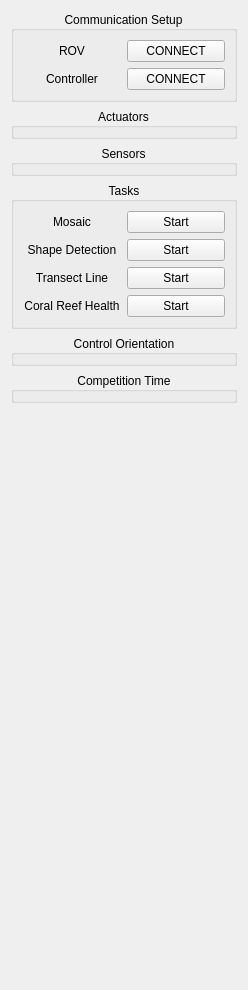
              <widget class="QWidget" name="scrollAreaWidgetContents_3">
               <property name="geometry">
                <rect>
                 <x>0</x>
                 <y>0</y>
                 <width>248</width>
                 <height>990</height>
                </rect>
               </property>
               <layout class="QGridLayout" name="gridLayout_10">
                <item row="2" column="0">
                 <spacer name="verticalSpacer">
                  <property name="orientation">
                   <enum>Qt::Vertical</enum>
                  </property>
                  <property name="sizeHint" stdset="0">
                   <size>
                    <width>20</width>
                    <height>40</height>
                   </size>
                  </property>
                 </spacer>
                </item>
                <item row="0" column="0">
                 <layout class="QVBoxLayout" name="verticalLayout">
                  <item>
                   <widget class="QGroupBox" name="group_box_comms_connect">
                    <property name="title">
                     <string>Communication Setup</string>
                    </property>
                    <property name="alignment">
                     <set>Qt::AlignCenter</set>
                    </property>
                    <layout class="QGridLayout" name="gridLayout_4">
                     <item row="0" column="1">
                      <widget class="QPushButton" name="control_rov_connect">
                       <property name="sizePolicy">
                        <sizepolicy hsizetype="Preferred" vsizetype="Preferred">
                         <horstretch>0</horstretch>
                         <verstretch>0</verstretch>
                        </sizepolicy>
                       </property>
                       <property name="minimumSize">
                        <size>
                         <width>0</width>
                         <height>0</height>
                        </size>
                       </property>
                       <property name="text">
                        <string>CONNECT</string>
                       </property>
                       <property name="checkable">
                        <bool>true</bool>
                       </property>
                      </widget>
                     </item>
                     <item row="1" column="1">
                      <widget class="QPushButton" name="control_controller_connect">
                       <property name="sizePolicy">
                        <sizepolicy hsizetype="Preferred" vsizetype="Preferred">
                         <horstretch>0</horstretch>
                         <verstretch>0</verstretch>
                        </sizepolicy>
                       </property>
                       <property name="minimumSize">
                        <size>
                         <width>0</width>
                         <height>0</height>
                        </size>
                       </property>
                       <property name="text">
                        <string>CONNECT</string>
                       </property>
                       <property name="checkable">
                        <bool>true</bool>
                       </property>
                      </widget>
                     </item>
                     <item row="0" column="0">
                      <widget class="QLabel" name="label_3">
                       <property name="text">
                        <string>ROV</string>
                       </property>
                       <property name="alignment">
                        <set>Qt::AlignCenter</set>
                       </property>
                      </widget>
                     </item>
                     <item row="1" column="0">
                      <widget class="QLabel" name="label_4">
                       <property name="text">
                        <string>Controller</string>
                       </property>
                       <property name="alignment">
                        <set>Qt::AlignCenter</set>
                       </property>
                      </widget>
                     </item>
                    </layout>
                   </widget>
                  </item>
                  <item>
                   <widget class="QGroupBox" name="actuator_control">
                    <property name="title">
                     <string>Actuators</string>
                    </property>
                    <property name="alignment">
                     <set>Qt::AlignCenter</set>
                    </property>
                   </widget>
                  </item>
                  <item>
                   <widget class="QGroupBox" name="sensor_control">
                    <property name="title">
                     <string>Sensors</string>
                    </property>
                    <property name="alignment">
                     <set>Qt::AlignCenter</set>
                    </property>
                   </widget>
                  </item>
                  <item>
                   <widget class="QGroupBox" name="group_box_tasks">
                    <property name="title">
                     <string>Tasks</string>
                    </property>
                    <property name="alignment">
                     <set>Qt::AlignCenter</set>
                    </property>
                    <layout class="QGridLayout" name="gridLayout_18">
                     <item row="3" column="1">
                      <widget class="QPushButton" name="control_vision_coral_health">
                       <property name="sizePolicy">
                        <sizepolicy hsizetype="Preferred" vsizetype="Preferred">
                         <horstretch>0</horstretch>
                         <verstretch>0</verstretch>
                        </sizepolicy>
                       </property>
                       <property name="minimumSize">
                        <size>
                         <width>0</width>
                         <height>0</height>
                        </size>
                       </property>
                       <property name="text">
                        <string>Start</string>
                       </property>
                       <property name="checkable">
                        <bool>true</bool>
                       </property>
                      </widget>
                     </item>
                     <item row="1" column="1">
                      <widget class="QPushButton" name="control_vision_shape_detection">
                       <property name="sizePolicy">
                        <sizepolicy hsizetype="Preferred" vsizetype="Preferred">
                         <horstretch>0</horstretch>
                         <verstretch>0</verstretch>
                        </sizepolicy>
                       </property>
                       <property name="minimumSize">
                        <size>
                         <width>0</width>
                         <height>0</height>
                        </size>
                       </property>
                       <property name="text">
                        <string>Start</string>
                       </property>
                       <property name="checkable">
                        <bool>true</bool>
                       </property>
                      </widget>
                     </item>
                     <item row="1" column="0">
                      <widget class="QLabel" name="label_7">
                       <property name="text">
                        <string>Shape Detection</string>
                       </property>
                       <property name="alignment">
                        <set>Qt::AlignCenter</set>
                       </property>
                      </widget>
                     </item>
                     <item row="3" column="0">
                      <widget class="QLabel" name="label_12">
                       <property name="text">
                        <string>Coral Reef Health</string>
                       </property>
                       <property name="alignment">
                        <set>Qt::AlignCenter</set>
                       </property>
                      </widget>
                     </item>
                     <item row="0" column="0">
                      <widget class="QLabel" name="label_6">
                       <property name="text">
                        <string>Mosaic</string>
                       </property>
                       <property name="alignment">
                        <set>Qt::AlignCenter</set>
                       </property>
                      </widget>
                     </item>
                     <item row="0" column="1">
                      <widget class="QPushButton" name="control_vision_mosaic">
                       <property name="sizePolicy">
                        <sizepolicy hsizetype="Preferred" vsizetype="Preferred">
                         <horstretch>0</horstretch>
                         <verstretch>0</verstretch>
                        </sizepolicy>
                       </property>
                       <property name="minimumSize">
                        <size>
                         <width>0</width>
                         <height>0</height>
                        </size>
                       </property>
                       <property name="text">
                        <string>Start</string>
                       </property>
                       <property name="checkable">
                        <bool>true</bool>
                       </property>
                      </widget>
                     </item>
                     <item row="2" column="1">
                      <widget class="QPushButton" name="control_vision_transect_line">
                       <property name="sizePolicy">
                        <sizepolicy hsizetype="Preferred" vsizetype="Preferred">
                         <horstretch>0</horstretch>
                         <verstretch>0</verstretch>
                        </sizepolicy>
                       </property>
                       <property name="minimumSize">
                        <size>
                         <width>0</width>
                         <height>0</height>
                        </size>
                       </property>
                       <property name="text">
                        <string>Start</string>
                       </property>
                       <property name="checkable">
                        <bool>true</bool>
                       </property>
                      </widget>
                     </item>
                     <item row="2" column="0">
                      <widget class="QLabel" name="label_13">
                       <property name="text">
                        <string>Transect Line</string>
                       </property>
                       <property name="alignment">
                        <set>Qt::AlignCenter</set>
                       </property>
                      </widget>
                     </item>
                    </layout>
                   </widget>
                  </item>
                  <item>
                   <widget class="QGroupBox" name="orientation_control">
                    <property name="title">
                     <string>Control Orientation</string>
                    </property>
                    <property name="alignment">
                     <set>Qt::AlignCenter</set>
                    </property>
                   </widget>
                  </item>
                  <item>
                   <widget class="QGroupBox" name="timer_control">
                    <property name="title">
                     <string>Competition Time</string>
                    </property>
                    <property name="alignment">
                     <set>Qt::AlignCenter</set>
                    </property>
                   </widget>
                  </item>
                 </layout>
                </item>
               </layout>
              </widget>
